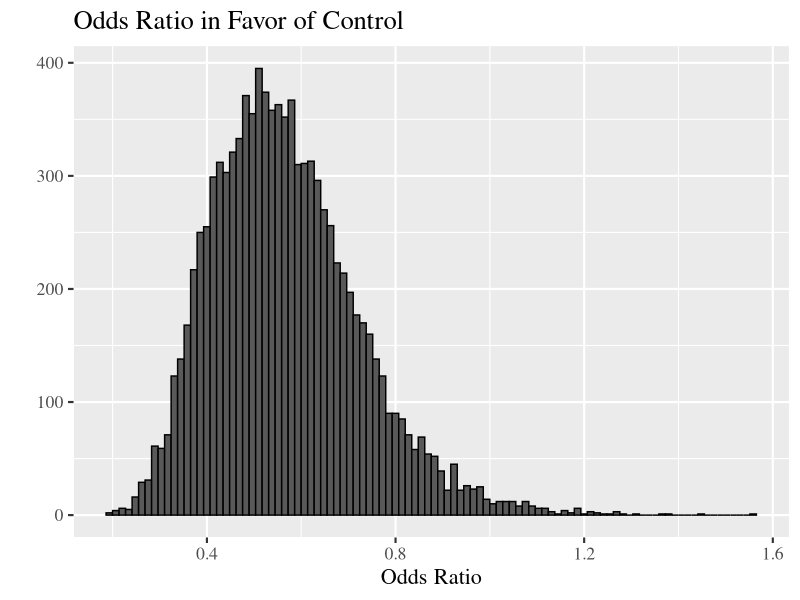

Reproduce this figure in R.
rm(list=ls())

library(ggplot2)
library(gridExtra)
library(grid)

sampleControl = rbeta(10000, 40, 636)
sampleTreatment = rbeta(10000, 23, 659)
sampleOdds = (sampleTreatment/(1 - sampleTreatment))/(sampleControl/(1 - sampleControl))

df.sample = data.frame(x=sampleOdds)
#df.sample.censored = data.frame(x=df.sample[sampleOdds > 0,])
#posProb = dim(df.sample.censored)[1]/10000

p1 = ggplot(data=df.sample, aes(x=x)) +
  #xlim(0, 100) +
  geom_histogram(data=df.sample, color="black", bins = 100, aes(x=x)) +
 # geom_histogram(data=df.sample.censored, color="white", bins = 100, aes(x=x)) +
  labs(title="Odds Ratio in Favor of Control", x="Odds Ratio", y="") +
  theme_grey(base_size = 16, base_family="serif")

print(p1)